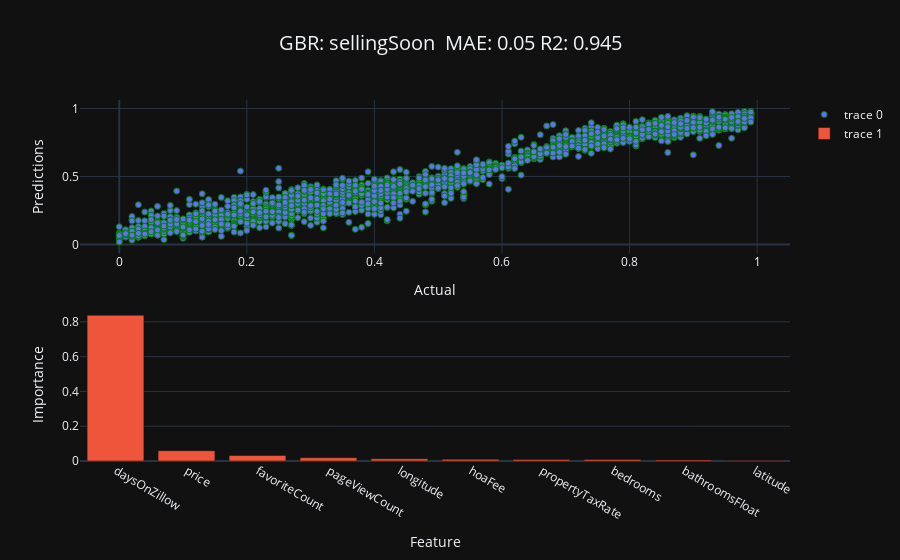

The code cell stored with this chart in its notebook:
### Code cell
# Modeling 'sellingSoon' Parameter
X_encoded = preprocessed_df.drop(columns=['sellingSoon'])
y_encoded = preprocessed_df['sellingSoon']
X_train, X_test, y_train, y_test = train_test_split(X_encoded, y_encoded, test_size=0.2, random_state=42)

params = {
    'n_estimators': 600,
    'max_depth': 5,
    'learning_rate': 0.01,
    'min_samples_split': 3,
}
gbr = GradientBoostingRegressor(**params)
gbr.fit(X_train, y_train)
ypred = gbr.predict(X_test)
mse = mean_squared_error(y_test, ypred)
mae = np.mean(np.abs(ypred - y_test))
r2 = r2_score(y_test, ypred)
model_name = 'GBR: sellingSoon'
model_info = f'\n-{model_name}- \nMAE: {mae:.3f} MSE: {mse:.3f} R2: {r2:.3f} Params: {params}'
print(model_info)
logger.info(model_info)

fig_sct = plot_model_predictions(y_test, ypred, 'Predictions: Gradient Boosted Trees: sellingSoon')
fig_imp = plot_feature_importance(gbr, X_encoded, 'Feature Importances: Gradient Boosted Trees: sellingSoon')
fig = stack_plots(fig_sct, fig_imp, model_name, mae, r2)
fig.show()

### Figure 1 — Plotly figure (JSON) as saved in the notebook; plotly's stock layout.template omitted (floating-point values rounded to 4 significant figures; data arrays with more than 128 entries replaced by an {"elided": "..."} marker saying what was removed)
{"data": [{"marker": {"line": {"color": "green", "width": 1}}, "mode": "markers", "type": "scatter", "x": {"elided": "1770 float values"}, "xaxis": "x", "y": {"elided": "1770 float values"}, "yaxis": "y"}, {"type": "bar", "x": ["daysOnZillow", "price", "favoriteCount", "pageViewCount", "longitude", "hoaFee", "propertyTaxRate", "bedrooms", "bathroomsFloat", "latitude"], "xaxis": "x2", "y": [0.838, 0.05921, 0.0318, 0.01895, 0.01255, 0.009579, 0.008513, 0.008122, 0.006241, 0.003326], "yaxis": "y2"}], "layout": {"title": {"font": {"size": 20}, "text": "GBR: sellingSoon \nMAE: 0.05 R2: 0.945", "x": 0.5}, "xaxis": {"anchor": "y", "domain": [0, 1], "title": {"text": "Actual"}}, "xaxis2": {"anchor": "y2", "domain": [0, 1], "title": {"text": "Feature"}}, "yaxis": {"anchor": "x", "domain": [0.575, 1], "title": {"text": "Predictions"}}, "yaxis2": {"anchor": "x2", "domain": [0, 0.425], "title": {"text": "Importance"}}}}
